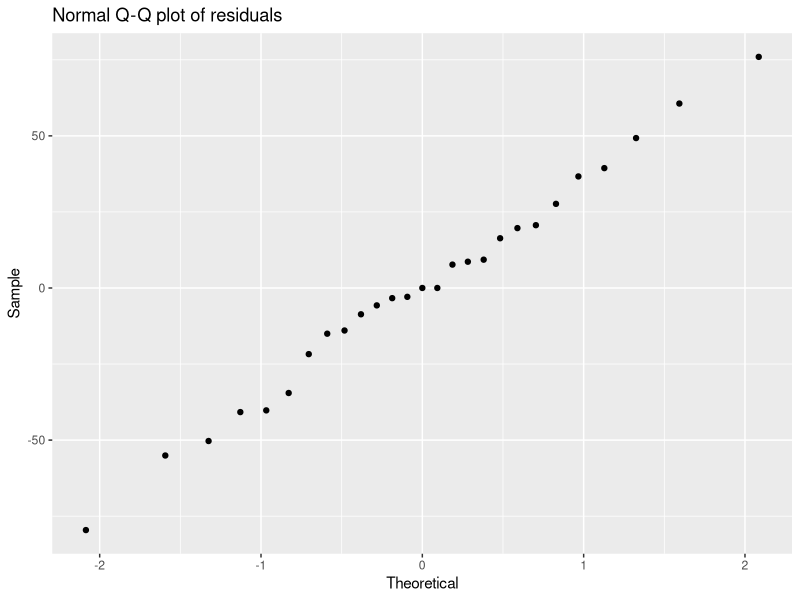
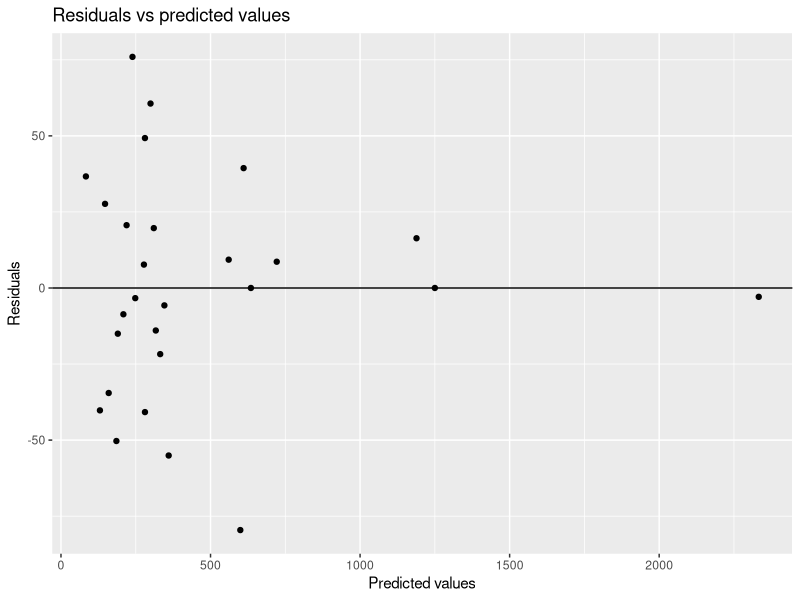
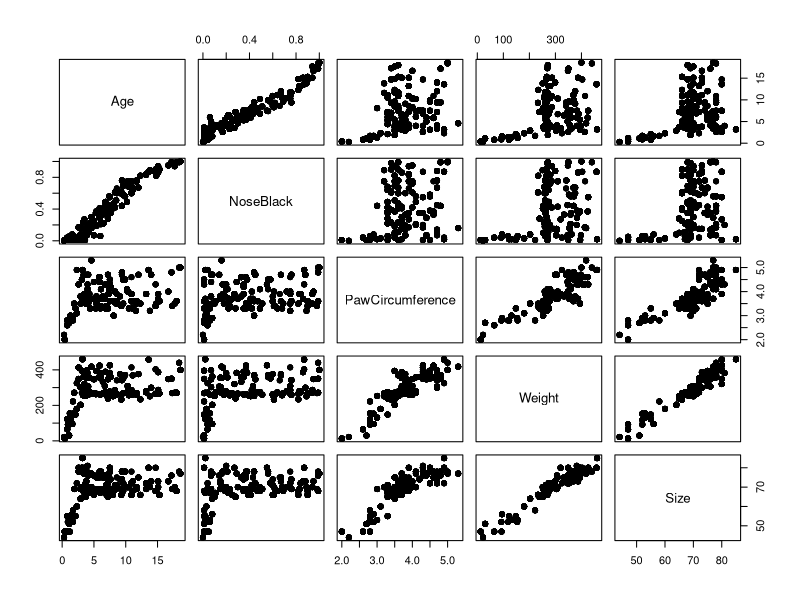
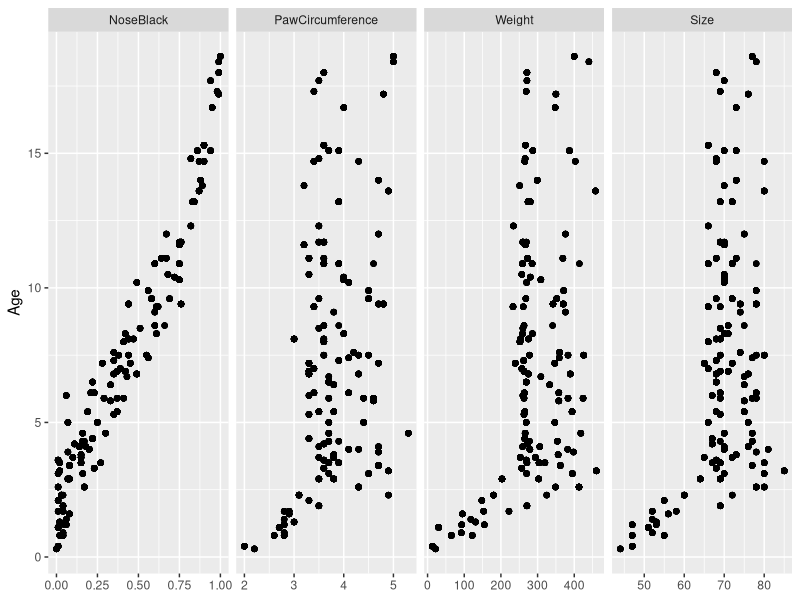
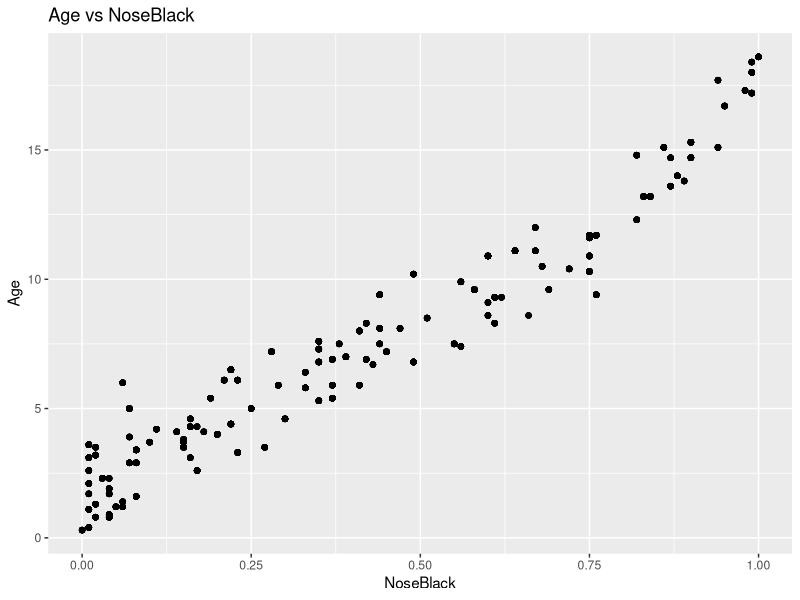
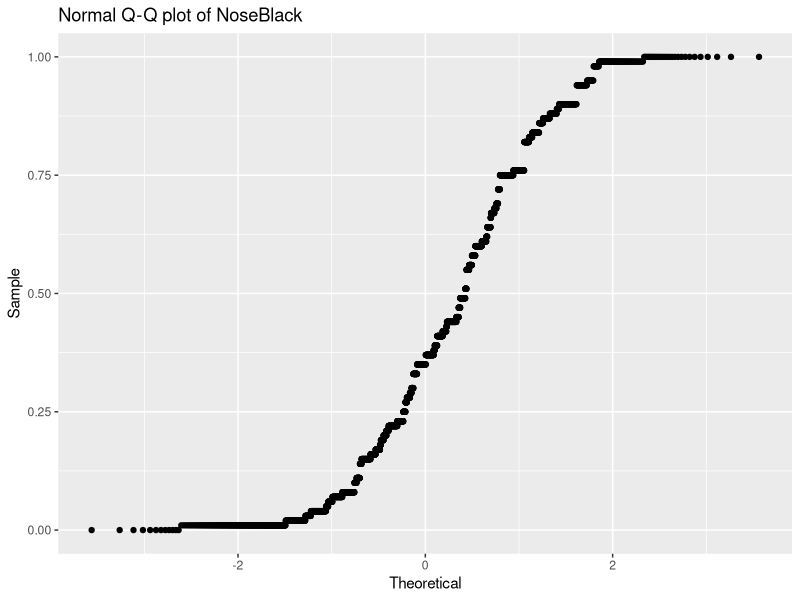
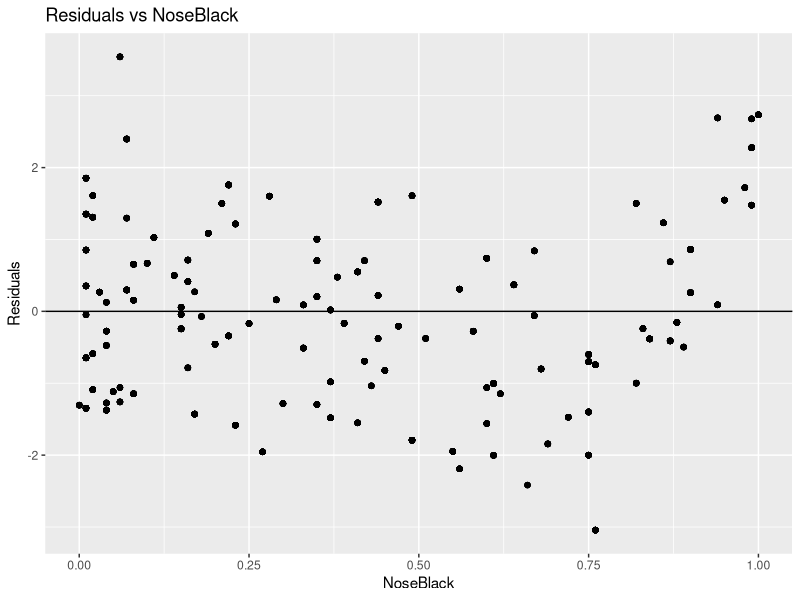
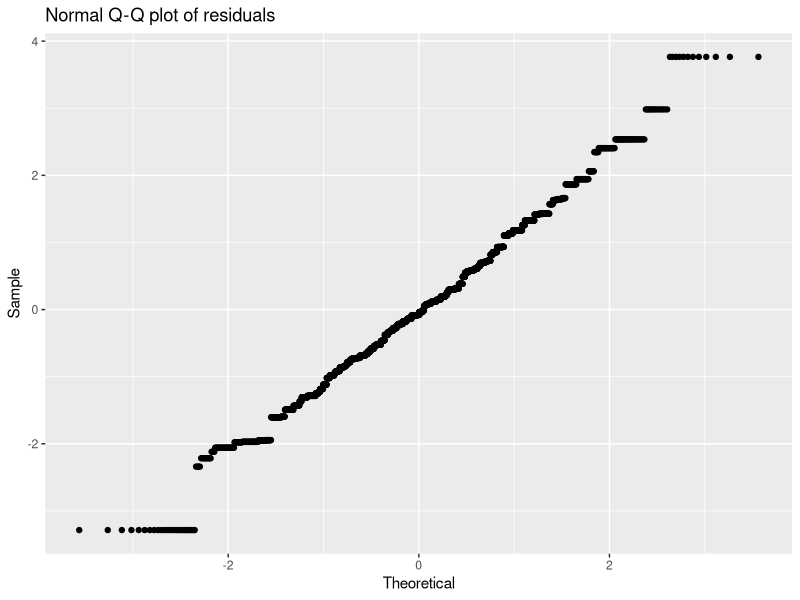

Write the R code that produced these figures, in order.
setwd("C:/Users/tntje/work/school/applied-stats/assignment15")

library(ggplot2)
library(dplyr)
library(GGally)

# PART B
pdata <- read.csv("./Perception Data.csv");

pdata$materialglass <- ifelse(pdata$material == "glass", 1, 0)
pdata$materialplastic <- ifelse(pdata$material == "plastic", 1, 0)
pdata$materialtin <- ifelse(pdata$material == "tin", 1, 0)

# no interaction
lm01p <-
  lm(volume ~
       material +
       height +
       max.width +
       min.width +
       elongation,
     data = pdata
     )
summary(lm01p)

# x6 = x3 : x4
lm02p <-
  lm(volume ~
       material +
       height +
       max.width +
       min.width +
       elongation +
       max.width : min.width,
     data = pdata
     )
summary(lm02p)

lm03p <-
  lm(volume ~
       material +
       height +
       max.width +
       min.width +
       elongation +
       height : max.width,
     data = pdata
     )
summary(lm03p)

lm04p <-
  lm(volume ~
       material +
       height +
       max.width +
       min.width +
       elongation +
       height : max.width +
       height : elongation,
     data = pdata
  )
summary(lm04p)

lm05p <-
  lm(volume ~
       material +
       height +
       max.width +
       min.width +
       elongation +
       height : max.width +
       max.width : elongation,
     data = pdata
  )
summary(lm05p)

lm06p <-
  lm(volume ~
       material +
       height +
       max.width +
       min.width +
       elongation +
       height : elongation,
     data = pdata
  )
summary(lm06p)

lm07p <-
  lm(volume ~
       material +
       height +
       max.width +
       min.width +
       elongation +
       material : height,
     data = pdata
     )
summary(lm07p)

lm08p <-
  lm(volume ~
       material +
       height +
       max.width +
       min.width +
       elongation +
       material : height +
       height : max.width,
     data = pdata
  )
summary(lm08p)

lm09p <-
  lm(volume ~
       material +
       height +
       max.width +
       min.width +
       elongation +
       material : height +
       height : max.width +
       material : max.width,
     data = pdata
  )
summary(lm09p)

lm10p <-
  lm(volume ~
       material +
       height +
       max.width +
       min.width +
       elongation +
       material : height +
       height : max.width +
       material : elongation,
     data = pdata
  )
summary(lm10p)

lm11p <-
  lm(volume ~
       material +
       height +
       max.width +
       min.width +
       elongation +
       material : height +
       material : elongation,
     data = pdata
  )
summary(lm11p)

lm12p <-
  lm(volume ~
       material +
       height +
       max.width +
       material : height +
       height : max.width,
     data = pdata
  )
summary(lm12p)

lm13p <-
  lm(volume ~
       material +
       height +
       max.width +
       material : height +
       height : max.width +
       min.width : max.width,
     data = pdata
  )
summary(lm13p)

lm_final_p <- lm13p
summary(lm_final_p)
anova(lm_final_p)

qqp1_p <- ggplot(pdata, aes(sample = resid(lm_final_p))) +
  geom_qq() +
  labs(
    x = "Theoretical",
    y = "Sample",
    title = "Normal Q-Q plot of residuals"
  )
qqp1_p

rp1_p <- ggplot(pdata, aes(x = predict(lm_final_p), y = resid(lm_final_p))) +
  geom_point() +
  geom_hline(aes(yintercept = 0)) +
  labs(
    x = "Predicted values",
    y = "Residuals",
    title = "Residuals vs predicted values"
  )
rp1_p

ggsave(filename = "qqp1_p.png", plot = qqp1_p, device = "png", width = 6.5, height = 2, units = "in")
ggsave(filename = "rp1_p.png", plot = rp1_p, device = "png", width = 6.5, height = 2, units = "in")

# PART C
tdata = read.csv("./tigerdata.csv")

tdata$Region1 <- ifelse(tdata$Region == 1, 1, 0)
tdata$Region2 <- ifelse(tdata$Region == 2, 1, 0)
tdata$Region3 <- ifelse(tdata$Region == 3, 1, 0)
tdata$Region4 <- ifelse(tdata$Region == 4, 1, 0)
tdata$Region5 <- ifelse(tdata$Region == 5, 1, 0)

tdata$Sexmale <- ifelse(tdata$Sex == "male", 1, 0)

pairs(tdata[,3:7], pch=19)

for (i in 3:7) {
  print(paste(paste(colnames(tdata)[i], "mean:"), mean(tdata[,i])))
  print(paste(paste(colnames(tdata)[i], "sd:"), sd(tdata[,i])))
}
rm(i)

msp1_t <- ggmatrix(list(
  ggplot(tdata, aes(x = NoseBlack, y = Age)),
  ggplot(tdata, aes(x = PawCircumference, y = Age)),
  ggplot(tdata, aes(x = Weight, y = Age)),
  ggplot(tdata, aes(x = Size, y = Age))
), 1, 4, xAxisLabels = colnames(tdata)[4:7], ylab = "Age") + geom_point()
msp1_t
ggsave(filename = "msp1_t.png", plot = msp1_t, device = "png", width = 6.5, height = 3, units = "in")

slm01t <- lm(Age ~ NoseBlack, data = tdata)
summary(slm01t)
anova(slm01t)

sp1_t <- ggplot(tdata, aes(x = NoseBlack, y = Age)) +
  geom_point() +
  labs(
    x = "NoseBlack",
    y = "Age",
    title = "Age vs NoseBlack"
  )
sp1_t

qqp1_t <- ggplot(tdata, aes(sample = NoseBlack)) +
  geom_qq() +
  labs(
    x = "Theoretical",
    y = "Sample",
    title = "Normal Q-Q plot of NoseBlack"
  )
qqp1_t

rp1_t <- ggplot(tdata, aes(x = NoseBlack, y = resid(slm01t))) +
  geom_point() +
  geom_hline(aes(yintercept = 0)) +
  labs(
    x = "NoseBlack",
    y = "Residuals",
    title = "Residuals vs NoseBlack"
  )
rp1_t

ggsave(filename = "sp1_t.png", plot = sp1_t, device = "png", width = 6.5, height = 2, units = "in")
ggsave(filename = "qqp1_t.png", plot = qqp1_t, device = "png", width = 6.5, height = 2, units = "in")
ggsave(filename = "rp1_t.png", plot = rp1_t, device = "png", width = 6.5, height = 2, units = "in")

sxx1_t <- sum(sapply(as.vector(tdata$NoseBlack), function(x) (x - mean(tdata$NoseBlack))^2))

predict_q7_t <- predict(slm01t, data.frame(NoseBlack = c(0.1, 0.5, 0.9)))
predict_q7_t

lm01t <-
  lm(Age ~
       factor(Region) +
       NoseBlack +
       PawCircumference +
       Weight +
       Size +
       Sex,
     data = tdata
     )
summary(lm01t)

lm02t <-
  lm(Age ~
       factor(Region) +
       NoseBlack +
       PawCircumference +
       Sex,
     data = tdata
     )
summary(lm02t)

lm03t <-
  lm(Age ~
       Region1 +
       Region2 +
       Region3 +
       Region5 +
       NoseBlack +
       PawCircumference +
       Sex,
     data = tdata
     )
summary(lm03t)

lm04t <-
  lm(Age ~
       Region1 +
       Region2 +
       Region3 +
       Region5 +
       NoseBlack +
       PawCircumference +
       Weight +
       Sex,
     data = tdata
  )
summary(lm04t)

lm05t <-
  lm(Age ~
       Region3 +
       Region5 +
       NoseBlack +
       PawCircumference +
       Sex,
     data = tdata
  )
summary(lm05t)

lm06t <-
  lm(Age ~
       Region3 +
       NoseBlack +
       PawCircumference +
       Sex,
     data = tdata
  )
summary(lm06t)

lm07t <-
  lm(Age ~
       Region3 +
       NoseBlack +
       PawCircumference +
       Sexmale +
       0,
     data = tdata
  )
summary(lm07t)

lm08t <-
  lm(Age ~
       Region3 +
       Region5 +
       NoseBlack +
       PawCircumference +
       Sexmale +
       0,
     data = tdata
  )
summary(lm08t)

lm09t <-
  lm(Age ~
       Region1 +
       Region2 +
       Region3 +
       Region4 +
       Region5 +
       NoseBlack +
       PawCircumference +
       Weight +
       Size +
       Sexmale +
       0,
     data = tdata
  )
summary(lm09t)

lm10t <-
  lm(Age ~
       NoseBlack +
       PawCircumference +
       Sexmale +
       0,
     data = tdata
  )
summary(lm10t)

lm11t <-
  lm(Age ~
       NoseBlack +
       PawCircumference +
       Sex,
     data = tdata
  )
summary(lm11t)

lm12t <-
  lm(Age ~
       Region3 +
       NoseBlack +
       PawCircumference +
       Sexmale +
       NoseBlack : PawCircumference +
       0,
     data = tdata
  )
summary(lm12t)

lm13t <-
  lm(Age ~
       Region3 +
       NoseBlack +
       PawCircumference +
       Sexmale +
       NoseBlack : Sexmale +
       0,
     data = tdata
  )
summary(lm13t)

lm14t <-
  lm(Age ~
       Region3 +
       NoseBlack +
       PawCircumference +
       Sexmale +
       NoseBlack : Region3 +
       0,
     data = tdata
  )
summary(lm14t)

lm15t <-
  lm(Age ~
       Region3 +
       NoseBlack +
       PawCircumference +
       Sexmale +
       Sexmale : PawCircumference +
       0,
     data = tdata
  )
summary(lm15t)

lm16t <-
  lm(Age ~
       Region3 +
       NoseBlack +
       PawCircumference +
       Sexmale : PawCircumference +
       0,
     data = tdata
  )
summary(lm16t)

lm17t <-
  lm(Age ~
       Region3 +
       NoseBlack +
       Sexmale +
       Sexmale : PawCircumference +
       0,
     data = tdata
  )
summary(lm17t)

lm18t <-
  lm(Age ~
       Region3 +
       NoseBlack +
       PawCircumference +
       Sexmale : PawCircumference +
       Sexmale : NoseBlack +
       0,
     data = tdata
  )
summary(lm18t)

lm19t <-
  lm(Age ~
       Region3 +
       NoseBlack +
       PawCircumference +
       Sexmale : PawCircumference +
       Region3 : NoseBlack +
       0,
     data = tdata
  )
summary(lm19t)

lm20t <-
  lm(Age ~
       Region3 +
       NoseBlack +
       Sexmale : PawCircumference +
       0,
     data = tdata
  )
summary(lm20t)

lm21t <-
  lm(Age ~
       Region3 +
       NoseBlack +
       Sexmale +
       0,
     data = tdata
  )
summary(lm21t)

lm22t <-
  lm(Age ~
       Region3 +
       NoseBlack +
       PawCircumference +
       0,
     data = tdata
  )
summary(lm22t)

lm23t <-
  lm(Age ~
       Region3 +
       NoseBlack +
       log(PawCircumference) : log(Weight) : log(Size) +
       0,
     data = tdata
     )
summary(lm23t)

lm24t <-
  lm(Age ~
       Region3 +
       NoseBlack +
       log(PawCircumference) : log(Weight) +
       0,
     data = tdata
  )
summary(lm24t)

lm25t <-
  lm(Age ~
       Region3 +
       NoseBlack +
       log(PawCircumference) : log(Size) +
       0,
     data = tdata
  )
summary(lm25t)

lm25t <-
  lm(Age ~
       Region3 +
       NoseBlack +
       log(PawCircumference) : atan(Weight / Size) +
       0,
     data = tdata
  )
summary(lm25t)

lm26t <-
  lm(Age ~
       Region3 +
       NoseBlack +
       PawCircumference : atan(Weight / Size) +
       0,
     data = tdata
  )
summary(lm26t)

lm_final_t <- lm22t
summary(lm_final_t)
anova(lm_final_t)

qqp2_t <- ggplot(tdata, aes(sample = resid(lm_final_t))) +
  geom_qq() +
  labs(
    x = "Theoretical",
    y = "Sample",
    title = "Normal Q-Q plot of residuals"
  )
qqp2_t

rp2_t <- ggplot(tdata, aes(x = predict(lm_final_t), y = resid(lm_final_t))) +
  geom_point() +
  geom_hline(aes(yintercept = 0)) +
  labs(
    x = "Predicted values",
    y = "Residuals",
    title = "Residuals vs. predicted values"
  )
rp2_t

ggsave(filename = "qqp2_t.png", plot = qqp2_t, device = "png", width = 6.5, height = 2, units = "in")
ggsave(filename = "rp2_t.png", plot = rp2_t, device = "png", width = 6.5, height = 2, units = "in")
